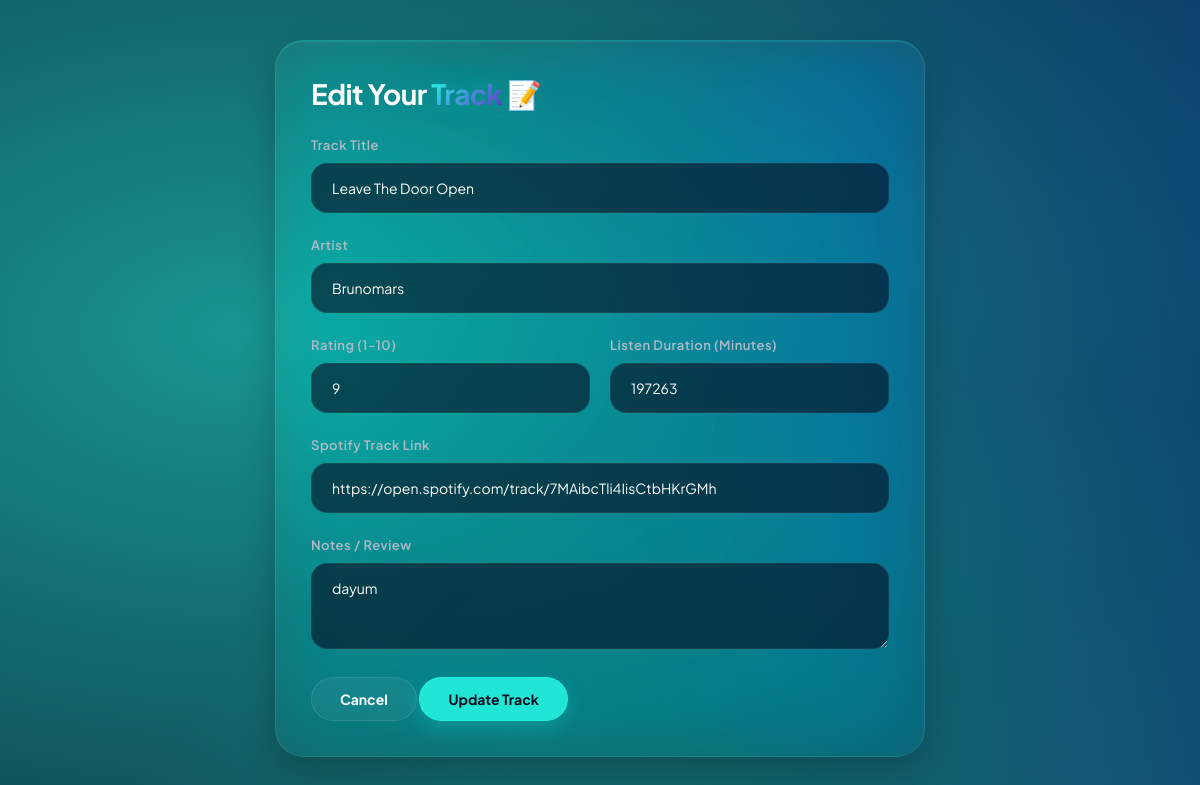
The page /Music-Tracker-Website/edit.php?id=4 (signed in) on the database its author committed.
### tables this page shows
CREATE TABLE `songs` (
  `id` int(11) NOT NULL,
  `user_id` int(11) DEFAULT NULL,
  `title` varchar(255) NOT NULL,
  `artist` varchar(255) NOT NULL,
  `rating` int(11) NOT NULL,
  `duration` int(11) NOT NULL DEFAULT 0,
  `spotify_url` varchar(255) DEFAULT NULL,
  `notes` text NOT NULL
);

### Music-Tracker-Website/edit.php (the view, shortened to what this page needs)
<?php
include 'connection.php';
$id = intval($_GET['id']);
$my_id = $_SESSION['user_id'];
$query = "SELECT * FROM songs WHERE id = $id AND user_id = $my_id";
$result = mysqli_query($conn, $query);
$data = mysqli_fetch_assoc($result);
?>
<!DOCTYPE html>
<html lang="id">
<head>
    <link rel="stylesheet" href="style.css">
</head>
<body>
    <div class="container" style="max-width: 650px;">
        <div class="glass-panel">
            <h2 style="margin-bottom: 25px;">Edit Your <span class="text-highlight">Track</span> 📝</h2>
            <form method="POST" action="">
                <div class="form-group">
                    <label>Track Title</label>
                    <input type="text" name="title" class="form-control" value="<?php echo htmlspecialchars($data['title']); ?>" required>
                </div>
                <div class="form-group">
                    <label>Artist</label>
                    <input type="text" name="artist" class="form-control" value="<?php echo htmlspecialchars($data['artist']); ?>" required>
                </div>
                <div class="form-row">
                    <div class="form-group">
                        <label>Rating (1-10)</label>
                        <input type="number" name="rating" class="form-control" min="1" max="10" value="<?php echo $data['rating']; ?>" required>
                    </div>
                    <div class="form-group">
                        <label>Listen Duration (Minutes)</label>
                        <input type="number" name="duration" class="form-control" min="1" value="<?php echo $data['duration']; ?>" required>
                    </div>
                </div>
                <div class="form-group">
                    <label>Spotify Track Link</label>
                    <input type="url" name="spotify_url" class="form-control" value="<?php echo htmlspecialchars($data['spotify_url']); ?>">
                </div>
                <div class="form-group">
                    <label>Notes / Review</label>
                    <textarea name="notes" class="form-control" rows="3"><?php echo htmlspecialchars($data['notes']); ?></textarea>
                </div>
                <div class="form-actions">
                    <a href="index.php" class="btn btn-secondary">Cancel</a>
                    <button type="submit" name="submit" class="btn">Update Track</button>
                </div>
            </form>
        </div>
    </div>
</body>
</html>

### Music-Tracker-Website/style.css (style rules this page uses)
* { margin: 0; padding: 0; box-sizing: border-box; font-family: 'Plus Jakarta Sans', sans-serif; }
body { background-color: #050B1E; background-image: radial-gradient(at 10% 20%, rgba(39, 255, 233, 0.566) 0px, transparent 55%), radial-gradient(at 90% 10%, rgba(8, 42, 255, 0.523) 0px, transparent 55%), radial-gradient(at 40% 80%, rgba(14, 237, 215, 0.393) 0px, transparent 50%), radial-gradient(at 80% 80%, rgba(111, 40, 203, 0.49913) 0px, transparent 50%); background-size: 200% 200%; background-attachment: fixed; animation: waveNebula 18s ease infinite alternate; color: #ffffff; min-height: 100vh; padding: 40px 20px; }
.container { max-width: 1240px; margin: 0 auto; }
.glass-panel { background: linear-gradient(135deg, rgba(255, 255, 255, 0.05), rgba(255, 255, 255, 0.01)); backdrop-filter: blur(35px) saturate(200%); -webkit-backdrop-filter: blur(35px) saturate(200%); border: 1px solid rgba(255, 255, 255, 0.08); border-top: 1px solid rgba(39, 255, 233, 0.2); border-left: 1px solid rgba(255, 255, 255, 0.1); border-radius: 28px; padding: 35px; box-shadow: 0 15px 35px rgba(0, 0, 0, 0.2), inset 0 1px 2px rgba(255, 255, 255, 0.1); margin-bottom: 30px; }
.text-highlight { background: linear-gradient(135deg, #27ffe9, #6f28cb); -webkit-background-clip: text; -webkit-text-fill-color: transparent; text-shadow: 0 0 30px rgba(39, 255, 233, 0.3); }
h2 { font-size: 28px; font-weight: 700; letter-spacing: -0.5px; }
.btn { display: inline-flex; align-items: center; justify-content: center; padding: 12px 28px; background: rgba(39, 255, 233, 0.8); backdrop-filter: blur(5px); color: #050B1E; text-decoration: none; border-radius: 40px; font-size: 14px; font-weight: 700; border: 1px solid rgba(39, 255, 233, 0.5); cursor: pointer; transition: all 0.3s cubic-bezier(0.25, 0.8, 0.25, 1); box-shadow: 0 8px 20px rgba(39, 255, 233, 0.2); }
.btn-secondary { background: rgba(255, 255, 255, 0.05); border: 1px solid rgba(255, 255, 255, 0.1); color: white; box-shadow: none; backdrop-filter: none; }
.form-group { margin-bottom: 24px; }
.form-group label { display: block; font-size: 13px; font-weight: 600; margin-bottom: 10px; color: #b1b9c9; letter-spacing: 0.5px; }
.form-row { display: flex; gap: 20px; }
.form-row .form-group { flex: 1; }
.form-control { width: 100%; padding: 15px 20px; background: rgba(5, 11, 30, 0.6); border: 1px solid rgba(255, 255, 255, 0.06); border-radius: 16px; color: white; font-size: 14px; transition: all 0.3s ease; }
.glass-panel, .song-card, .login-container, .stat-card { opacity: 0; animation: fadeInUp 0.7s cubic-bezier(0.2, 0.8, 0.2, 1) forwards; }
.glass-panel:nth-child(1) { animation-delay: 0.1s; }

### rows shown on the page
songs: title "Leave The Door Open", artist "Brunomars", rating "9", duration "197263", spotify_url "https://open.spotify.com/track/7MAibcTli4IisCtbHKrGMh", notes "dayum"
